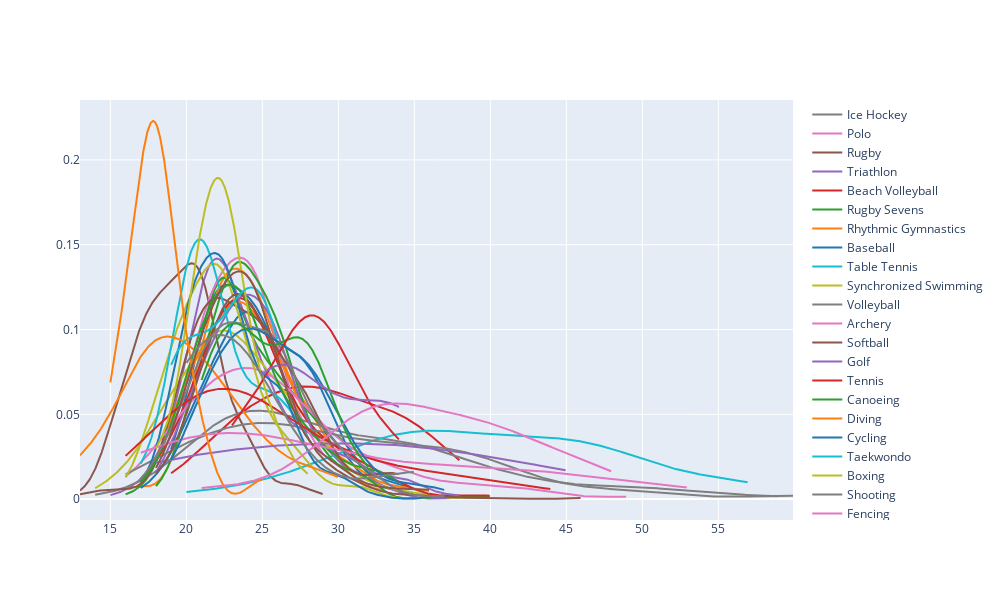

Notebook code cell kept with this figure:
### Code cell
x = []
name = []
famous_sports = ['Basketball', 'Judo', 'Football', 'Tug-Of-War', 'Athletics',
                     'Swimming', 'Badminton', 'Sailing', 'Gymnastics',
                     'Art Competitions', 'Handball', 'Weightlifting', 'Wrestling',
                     'Water Polo', 'Hockey', 'Rowing', 'Fencing',
                     'Shooting', 'Boxing', 'Taekwondo', 'Cycling', 'Diving', 'Canoeing',
                     'Tennis', 'Golf', 'Softball', 'Archery',
                     'Volleyball', 'Synchronized Swimming', 'Table Tennis', 'Baseball',
                     'Rhythmic Gymnastics', 'Rugby Sevens',
                     'Beach Volleyball', 'Triathlon', 'Rugby', 'Polo',
                     'Ice Hockey']

for sport in famous_sports:
    temp_df = athlete_df[athlete_df['Sport'] == sport]
    x.append(temp_df[temp_df['Medal'] == 'Gold']['Age'].dropna())      # x contains age
    name.append(sport)      # name contains sports name

fig = ff.create_distplot(x, name, show_hist=False, show_rug=False)
fig.update_layout(autosize= False, width=1000, height=600)
fig.show()

### Figure 1 — Plotly figure (JSON) as saved in the notebook; plotly's stock layout.template omitted (floating-point values rounded to 4 significant figures; data arrays with more than 128 entries replaced by an {"elided": "..."} marker saying what was removed)
{"data": [{"legendgroup": "Basketball", "marker": {"color": "rgb(31, 119, 180)"}, "mode": "lines", "name": "Basketball", "showlegend": true, "type": "scatter", "x": {"elided": "500 float values"}, "xaxis": "x", "y": {"elided": "500 float values"}, "yaxis": "y"}, {"legendgroup": "Judo", "marker": {"color": "rgb(255, 127, 14)"}, "mode": "lines", "name": "Judo", "showlegend": true, "type": "scatter", "x": {"elided": "500 float values"}, "xaxis": "x", "y": {"elided": "500 float values"}, "yaxis": "y"}, {"legendgroup": "Football", "marker": {"color": "rgb(44, 160, 44)"}, "mode": "lines", "name": "Football", "showlegend": true, "type": "scatter", "x": {"elided": "500 float values"}, "xaxis": "x", "y": {"elided": "500 float values"}, "yaxis": "y"}, {"legendgroup": "Tug-Of-War", "marker": {"color": "rgb(214, 39, 40)"}, "mode": "lines", "name": "Tug-Of-War", "showlegend": true, "type": "scatter", "x": {"elided": "500 float values"}, "xaxis": "x", "y": {"elided": "500 float values"}, "yaxis": "y"}, {"legendgroup": "Athletics", "marker": {"color": "rgb(148, 103, 189)"}, "mode": "lines", "name": "Athletics", "showlegend": true, "type": "scatter", "x": {"elided": "500 float values"}, "xaxis": "x", "y": {"elided": "500 float values"}, "yaxis": "y"}, {"legendgroup": "Swimming", "marker": {"color": "rgb(140, 86, 75)"}, "mode": "lines", "name": "Swimming", "showlegend": true, "type": "scatter", "x": {"elided": "500 float values"}, "xaxis": "x", "y": {"elided": "500 float values"}, "yaxis": "y"}, {"legendgroup": "Badminton", "marker": {"color": "rgb(227, 119, 194)"}, "mode": "lines", "name": "Badminton", "showlegend": true, "type": "scatter", "x": {"elided": "500 float values"}, "xaxis": "x", "y": {"elided": "500 float values"}, "yaxis": "y"}, {"legendgroup": "Sailing", "marker": {"color": "rgb(127, 127, 127)"}, "mode": "lines", "name": "Sailing", "showlegend": true, "type": "scatter", "x": {"elided": "500 float values"}, "xaxis": "x", "y": {"elided": "500 float values"}, "yaxis": "y"}, {"legendgroup": "Gymnastics", "marker": {"color": "rgb(188, 189, 34)"}, "mode": "lines", "name": "Gymnastics", "showlegend": true, "type": "scatter", "x": {"elided": "500 float values"}, "xaxis": "x", "y": {"elided": "500 float values"}, "yaxis": "y"}, {"legendgroup": "Art Competitions", "marker": {"color": "rgb(23, 190, 207)"}, "mode": "lines", "name": "Art Competitions", "showlegend": true, "type": "scatter", "x": {"elided": "500 float values"}, "xaxis": "x", "y": {"elided": "500 float values"}, "yaxis": "y"}, {"legendgroup": "Handball", "marker": {"color": "rgb(31, 119, 180)"}, "mode": "lines", "name": "Handball", "showlegend": true, "type": "scatter", "x": {"elided": "500 float values"}, "xaxis": "x", "y": {"elided": "500 float values"}, "yaxis": "y"}, {"legendgroup": "Weightlifting", "marker": {"color": "rgb(255, 127, 14)"}, "mode": "lines", "name": "Weightlifting", "showlegend": true, "type": "scatter", "x": {"elided": "500 float values"}, "xaxis": "x", "y": {"elided": "500 float values"}, "yaxis": "y"}, {"legendgroup": "Wrestling", "marker": {"color": "rgb(44, 160, 44)"}, "mode": "lines", "name": "Wrestling", "showlegend": true, "type": "scatter", "x": {"elided": "500 float values"}, "xaxis": "x", "y": {"elided": "500 float values"}, "yaxis": "y"}, {"legendgroup": "Water Polo", "marker": {"color": "rgb(214, 39, 40)"}, "mode": "lines", "name": "Water Polo", "showlegend": true, "type": "scatter", "x": {"elided": "500 float values"}, "xaxis": "x", "y": {"elided": "500 float values"}, "yaxis": "y"}, {"legendgroup": "Hockey", "marker": {"color": "rgb(148, 103, 189)"}, "mode": "lines", "name": "Hockey", "showlegend": true, "type": "scatter", "x": {"elided": "500 float values"}, "xaxis": "x", "y": {"elided": "500 float values"}, "yaxis": "y"}, {"legendgroup": "Rowing", "marker": {"color": "rgb(140, 86, 75)"}, "mode": "lines", "name": "Rowing", "showlegend": true, "type": "scatter", "x": {"elided": "500 float values"}, "xaxis": "x", "y": {"elided": "500 float values"}, "yaxis": "y"}, {"legendgroup": "Fencing", "marker": {"color": "rgb(227, 119, 194)"}, "mode": "lines", "name": "Fencing", "showlegend": true, "type": "scatter", "x": {"elided": "500 float values"}, "xaxis": "x", "y": {"elided": "500 float values"}, "yaxis": "y"}, {"legendgroup": "Shooting", "marker": {"color": "rgb(127, 127, 127)"}, "mode": "lines", "name": "Shooting", "showlegend": true, "type": "scatter", "x": {"elided": "500 float values"}, "xaxis": "x", "y": {"elided": "500 float values"}, "yaxis": "y"}, {"legendgroup": "Boxing", "marker": {"color": "rgb(188, 189, 34)"}, "mode": "lines", "name": "Boxing", "showlegend": true, "type": "scatter", "x": {"elided": "500 float values"}, "xaxis": "x", "y": {"elided": "500 float values"}, "yaxis": "y"}, {"legendgroup": "Taekwondo", "marker": {"color": "rgb(23, 190, 207)"}, "mode": "lines", "name": "Taekwondo", "showlegend": true, "type": "scatter", "x": {"elided": "500 float values"}, "xaxis": "x", "y": {"elided": "500 float values"}, "yaxis": "y"}, {"legendgroup": "Cycling", "marker": {"color": "rgb(31, 119, 180)"}, "mode": "lines", "name": "Cycling", "showlegend": true, "type": "scatter", "x": {"elided": "500 float values"}, "xaxis": "x", "y": {"elided": "500 float values"}, "yaxis": "y"}, {"legendgroup": "Diving", "marker": {"color": "rgb(255, 127, 14)"}, "mode": "lines", "name": "Diving", "showlegend": true, "type": "scatter", "x": {"elided": "500 float values"}, "xaxis": "x", "y": {"elided": "500 float values"}, "yaxis": "y"}, {"legendgroup": "Canoeing", "marker": {"color": "rgb(44, 160, 44)"}, "mode": "lines", "name": "Canoeing", "showlegend": true, "type": "scatter", "x": {"elided": "500 float values"}, "xaxis": "x", "y": {"elided": "500 float values"}, "yaxis": "y"}, {"legendgroup": "Tennis", "marker": {"color": "rgb(214, 39, 40)"}, "mode": "lines", "name": "Tennis", "showlegend": true, "type": "scatter", "x": {"elided": "500 float values"}, "xaxis": "x", "y": {"elided": "500 float values"}, "yaxis": "y"}, {"legendgroup": "Golf", "marker": {"color": "rgb(148, 103, 189)"}, "mode": "lines", "name": "Golf", "showlegend": true, "type": "scatter", "x": {"elided": "500 float values"}, "xaxis": "x", "y": {"elided": "500 float values"}, "yaxis": "y"}, {"legendgroup": "Softball", "marker": {"color": "rgb(140, 86, 75)"}, "mode": "lines", "name": "Softball", "showlegend": true, "type": "scatter", "x": {"elided": "500 float values"}, "xaxis": "x", "y": {"elided": "500 float values"}, "yaxis": "y"}, {"legendgroup": "Archery", "marker": {"color": "rgb(227, 119, 194)"}, "mode": "lines", "name": "Archery", "showlegend": true, "type": "scatter", "x": {"elided": "500 float values"}, "xaxis": "x", "y": {"elided": "500 float values"}, "yaxis": "y"}, {"legendgroup": "Volleyball", "marker": {"color": "rgb(127, 127, 127)"}, "mode": "lines", "name": "Volleyball", "showlegend": true, "type": "scatter", "x": {"elided": "500 float values"}, "xaxis": "x", "y": {"elided": "500 float values"}, "yaxis": "y"}, {"legendgroup": "Synchronized Swimming", "marker": {"color": "rgb(188, 189, 34)"}, "mode": "lines", "name": "Synchronized Swimming", "showlegend": true, "type": "scatter", "x": {"elided": "500 float values"}, "xaxis": "x", "y": {"elided": "500 float values"}, "yaxis": "y"}, {"legendgroup": "Table Tennis", "marker": {"color": "rgb(23, 190, 207)"}, "mode": "lines", "name": "Table Tennis", "showlegend": true, "type": "scatter", "x": {"elided": "500 float values"}, "xaxis": "x", "y": {"elided": "500 float values"}, "yaxis": "y"}, {"legendgroup": "Baseball", "marker": {"color": "rgb(31, 119, 180)"}, "mode": "lines", "name": "Baseball", "showlegend": true, "type": "scatter", "x": {"elided": "500 float values"}, "xaxis": "x", "y": {"elided": "500 float values"}, "yaxis": "y"}, {"legendgroup": "Rhythmic Gymnastics", "marker": {"color": "rgb(255, 127, 14)"}, "mode": "lines", "name": "Rhythmic Gymnastics", "showlegend": true, "type": "scatter", "x": {"elided": "500 float values"}, "xaxis": "x", "y": {"elided": "500 float values"}, "yaxis": "y"}, {"legendgroup": "Rugby Sevens", "marker": {"color": "rgb(44, 160, 44)"}, "mode": "lines", "name": "Rugby Sevens", "showlegend": true, "type": "scatter", "x": {"elided": "500 float values"}, "xaxis": "x", "y": {"elided": "500 float values"}, "yaxis": "y"}, {"legendgroup": "Beach Volleyball", "marker": {"color": "rgb(214, 39, 40)"}, "mode": "lines", "name": "Beach Volleyball", "showlegend": true, "type": "scatter", "x": {"elided": "500 float values"}, "xaxis": "x", "y": {"elided": "500 float values"}, "yaxis": "y"}, {"legendgroup": "Triathlon", "marker": {"color": "rgb(148, 103, 189)"}, "mode": "lines", "name": "Triathlon", "showlegend": true, "type": "scatter", "x": {"elided": "500 float values"}, "xaxis": "x", "y": {"elided": "500 float values"}, "yaxis": "y"}, {"legendgroup": "Rugby", "marker": {"color": "rgb(140, 86, 75)"}, "mode": "lines", "name": "Rugby", "showlegend": true, "type": "scatter", "x": {"elided": "500 float values"}, "xaxis": "x", "y": {"elided": "500 float values"}, "yaxis": "y"}, {"legendgroup": "Polo", "marker": {"color": "rgb(227, 119, 194)"}, "mode": "lines", "name": "Polo", "showlegend": true, "type": "scatter", "x": {"elided": "500 float values"}, "xaxis": "x", "y": {"elided": "500 float values"}, "yaxis": "y"}, {"legendgroup": "Ice Hockey", "marker": {"color": "rgb(127, 127, 127)"}, "mode": "lines", "name": "Ice Hockey", "showlegend": true, "type": "scatter", "x": {"elided": "500 float values"}, "xaxis": "x", "y": {"elided": "500 float values"}, "yaxis": "y"}], "layout": {"autosize": false, "barmode": "overlay", "height": 600, "hovermode": "closest", "legend": {"traceorder": "reversed"}, "width": 1000, "xaxis": {"anchor": "y2", "autorange": true, "domain": [0, 1], "range": [13, 59.91], "type": "linear", "zeroline": false}, "yaxis": {"anchor": "free", "autorange": true, "domain": [0, 1], "position": 0, "range": [-0.01232, 0.2353], "type": "linear"}}}
